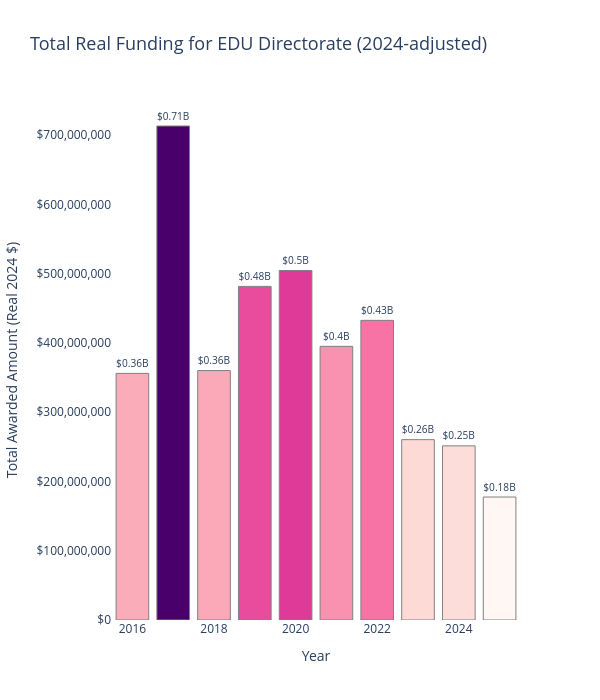

This figure's notebook cell:
### Code cell
import plotly.express as px

# Filter for EDU only
edu_funding_pd = total_funding_pd[total_funding_pd['NSFDirectorate'] == 'EDU'].copy()

# Create a label column in billions
edu_funding_pd['Funding_B_Label'] = (
    edu_funding_pd['TotalFunding_Real2024'] / 1e9
).round(2).astype(str) + 'B'

# Plot with color mapped to funding amount (same hue, different intensity)
fig = px.bar(
    edu_funding_pd,
    x='Year',
    y='TotalFunding_Real2024',
    text='Funding_B_Label',
    title='Total Real Funding for EDU Directorate (2024-adjusted)',
    labels={'TotalFunding_Real2024': 'Total Awarded Amount (Real 2024 $)', 'Year': 'Year'},
    color='TotalFunding_Real2024',
    color_continuous_scale='RdPu' 
)

# Add text and style
fig.update_traces(
    texttemplate='$%{text}',
    textposition='outside'
)

fig.update_traces(
    texttemplate='$%{text}',
    textposition='outside',
    marker_line_width=1,
    marker_line_color='gray'
)

# Clean layout
fig.update_layout(
    yaxis_title='Total Awarded Amount (Real 2024 $)',
    xaxis_title='Year',
    yaxis_tickformat='$,.0f',
    width=600,
    height=700,
    plot_bgcolor='white',
    coloraxis_showscale=False,  # hide the color scale bar
    title_font_size=18,
    uniformtext_minsize=8,
    uniformtext_mode='hide'
)

fig.show()

### Figure 1 — Plotly figure (JSON) as saved in the notebook; plotly's stock layout.template omitted (floating-point values rounded to 4 significant figures)
{"data": [{"hovertemplate": "Year=%{x}<br>Total Awarded Amount (Real 2024 $)=%{marker.color}<br>Funding_B_Label=%{text}<extra></extra>", "legendgroup": "", "marker": {"color": [395200000.0, 432700000.0, 481800000.0, 356200000.0, 251500000.0, 360200000.0, 713400000.0, 260400000.0, 504700000.0, 177600000.0], "coloraxis": "coloraxis", "line": {"color": "gray", "width": 1}, "pattern": {"shape": ""}}, "name": "", "orientation": "v", "showlegend": false, "text": ["0.4B", "0.43B", "0.48B", "0.36B", "0.25B", "0.36B", "0.71B", "0.26B", "0.5B", "0.18B"], "textposition": "outside", "texttemplate": "$%{text}", "type": "bar", "x": [2021, 2022, 2019, 2016, 2024, 2018, 2017, 2023, 2020, 2025], "xaxis": "x", "y": [395200000.0, 432700000.0, 481800000.0, 356200000.0, 251500000.0, 360200000.0, 713400000.0, 260400000.0, 504700000.0, 177600000.0], "yaxis": "y"}], "layout": {"barmode": "relative", "coloraxis": {"colorbar": {"title": {"text": "Total Awarded Amount (Real 2024 $)"}}, "colorscale": [[0, "rgb(255,247,243)"], [0.125, "rgb(253,224,221)"], [0.25, "rgb(252,197,192)"], [0.375, "rgb(250,159,181)"], [0.5, "rgb(247,104,161)"], [0.625, "rgb(221,52,151)"], [0.75, "rgb(174,1,126)"], [0.875, "rgb(122,1,119)"], [1, "rgb(73,0,106)"]], "showscale": false}, "height": 700, "legend": {"tracegroupgap": 0}, "plot_bgcolor": "white", "title": {"font": {"size": 18}, "text": "Total Real Funding for EDU Directorate (2024-adjusted)"}, "uniformtext": {"minsize": 8, "mode": "hide"}, "width": 600, "xaxis": {"anchor": "y", "domain": [0, 1], "title": {"text": "Year"}}, "yaxis": {"anchor": "x", "domain": [0, 1], "tickformat": "$,.0f", "title": {"text": "Total Awarded Amount (Real 2024 $)"}}}}
